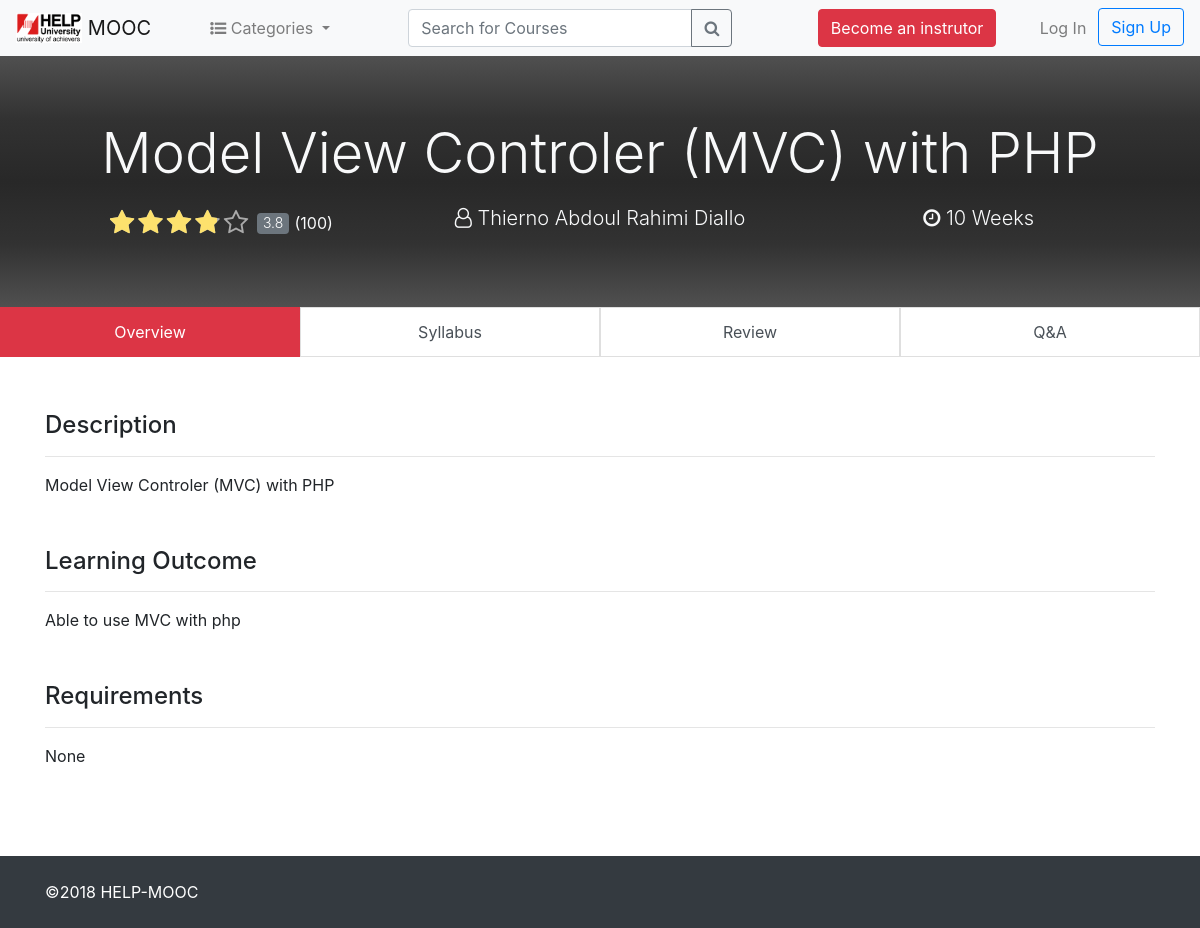
/instructorCourse.php?crs_UniqueID=CRS5c4eb123cbbbe9.91086078, run on the app's committed database.
### tables this page shows
CREATE TABLE `course` (
  `id` int(11) NOT NULL,
  `crs_uniqueID` varchar(255) NOT NULL,
  `course_name` varchar(255) NOT NULL,
  `category_id` int(11) NOT NULL,
  `starting_date` varchar(255) NOT NULL,
  `duration` int(11) NOT NULL,
  `pre_requirments` varchar(255) NOT NULL,
  `learning_outcomes` varchar(255) NOT NULL,
  `descriptions` text NOT NULL,
  `instructor_id` varchar(50) NOT NULL,
  `course_path_fol` varchar(255) NOT NULL,
  `course_image` varchar(255) NOT NULL
);

CREATE TABLE `instructor` (
  `id` int(11) NOT NULL,
  `ins_uniquID` varchar(50) NOT NULL,
  `instructor_name` varchar(255) NOT NULL,
  `email` varchar(255) NOT NULL,
  `password` varchar(255) NOT NULL
);

### backend/classes/Login.php (called while the page is built, shortened)
<?php
    class Login {
        public static function isLoggedIn() {
            return false;
        }
    }
?>

### backend/classes/DB.php (called while the page is built, shortened)
<?php
    class DB {
        private static function connect() {
            $pdo = new PDO('mysql:host=127.0.0.1;dbname=help-mooc;charset=utf8', 'root', '');
            $pdo -> setAttribute(PDO::ATTR_ERRMODE, PDO::ERRMODE_EXCEPTION);
            return $pdo;
        }
        public static function query($query, $params = array()){
            $statement = self::connect()->prepare($query);
            $statement->execute($params);
            if (explode(' ', $query)[0] == 'SELECT') {
                $data = $statement->fetchAll();
                return $data;
            }
        }
    }
?>

### instructorCourse.php (the view, shortened to what this page needs)
<?php
  include('./backend/classes/DB.php');
  include('./backend/classes/Login.php');
   $courseID = $_GET['crs_UniqueID'];
  if (Login::isLoggedIn()) {
    $outputkey  = Login::isLoggedIn();
    echo "<script>console.log( 'Debug Objects: " . $outputkey . "' );</script>";
    list($user, $key) = explode("_", $outputkey);
    echo "<script>console.log( 'user_type: " . $user . "' );</script>";
    if ($user == 'INS') {
      $user_Name = DB::query('SELECT instructor_name FROM instructor WHERE ins_uniquID=:outputkey', array(':outputkey'=>$outputkey))[0]['instructor_name'];
      include('./instructorHeader.php');
      echo "<script>console.log( 'Debug Objects: " . $user_Name . "' );</script>";
    }
    if ($user == 'STD') {
      $user_Name = DB::query('SELECT student_name FROM student WHERE std_uniquID=:outputkey', array(':outputkey'=>$outputkey))[0]['student_name'];
      include('./userHeader.php');
      echo "<script>console.log( 'Debug Objects: " . $user_Name . "' );</script>";
    }
  }else {
      include('mainHeader.php');
  }
  $courseResult = DB::query('SELECT * FROM course WHERE crs_uniqueID =:courseID', array(':courseID'=>$courseID));
?>
<main role="main" class="course-page">
    <div class="course-jumbotron jumbotron m-0 text-light">
        <div class="container">
            <?php
                foreach ($courseResult as $value) {
                    $instructorId = $value['instructor_id'];
                    $intructorName = DB::query('SELECT * FROM instructor WHERE  ins_uniquID =:ins_uniquID', array(':ins_uniquID'=>$instructorId))[0]['instructor_name'];
            ?>
            <h1 class="display-4 text-center mb-3"><?php echo $value['course_name'];?></h1>
            <div class="row lead text-center">
                <div class="col-md-4 ">
                    <small>(100)</small>
                </div>
                <div class="col-md-4"><i class="fa fa-user-o" aria-hidden="true"></i> <?php echo $intructorName;?></div>
                <div class="col-md-4"><i class="fa fa-clock-o" aria-hidden="true"></i> <?php echo $value['duration'];?> Weeks</div>
            </div>
        </div>
    </div>
    <div class="list-group text-center" id="course-sections" role="tablist">
      <a class="list-group-item list-group-item-action active" data-toggle="list" href="#overview" role="tab">Overview</a>
      <a class="list-group-item list-group-item-action" data-toggle="list" href="#syllabus" role="tab">Syllabus</a>
      <a class="list-group-item list-group-item-action" data-toggle="list" href="#review" role="tab">Review</a>
      <a class="list-group-item list-group-item-action" data-toggle="list" href="#qa" role="tab">Q&A</a>
    </div>
    <div class="container">
        <div class="tab-content">
            <div class="tab-pane fade py-4 show active" id="overview" role="tabpanel">
                <div class="course-section">
                    <h4>Description</h4>
                    <hr>
                    <p><?php echo $value['descriptions'];?></p>
                </div>
                <div class="course-section">
                    <h4>Learning Outcome</h4>
                    <hr>
                    <p><?php echo $value['learning_outcomes'];?></p>
                </div>
                <div class="course-section">
                    <h4>Requirements</h4>
                    <hr>
                    <p><?php echo $value['pre_requirments'];?></p>
                </div>
            </div>
    <?php
        }
    ?>
        </div>
    </div>
</main>
  <footer class="footer py-4 bg-dark text-light">
      <div class="container">
      <span class="cprTxt"> &copy;2018 HELP-MOOC</span>
      </div>
  </footer>
</body>
</html>

### css/custom.css (style rules this page uses)
html, body { height: 100%; }
.cprTxt { color: white; }
.footer { position: relative; bottom: 0; width: 100%; }
.my-courses-wrapper, .curriculum-wrapper, .question-page, .course-page { min-height: 800px; }
.course-jumbotron { background-image: linear-gradient(rgb(80,80,80) ,rgb(50,50,50) ,rgb(40,40,40) ,rgb(50,50,50) , rgb(80,80,80)); border-radius: 0; }
#course-sections.list-group { -ms-flex-direction: row; flex-direction: row; }
#course-sections .list-group-item { margin-bottom: 30px; border-radius: 0; }
#course-sections .list-group-item.active { z-index: 2; color: #fff; background-color: #dc3545; border-color: #dc3545; }
.course-section { margin-bottom: 50px; }

### data on the page
course: course_name "Model View Controler (MVC) with PHP", instructor.instructor_name "Thierno Abdoul Rahimi Diallo", duration "10", descriptions "Model View Controler (MVC) with PHP", learning_outcomes "Able to use MVC with php", pre_requirments "None"
